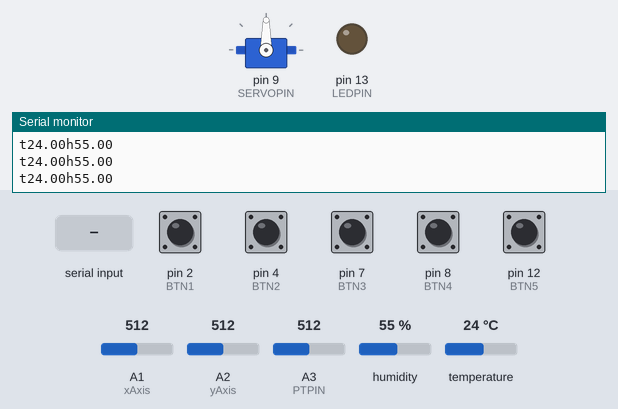
Recording of a sketch running on a simulated Arduino Uno, built with avr-gcc and run on an emulated ATmega328P. Shown: servo, output pins drawn as LEDs (lit = HIGH), the last lines printed to the serial monitor. The inputs (shaded band) are chosen by the test bench; at power-on: pin 2 (BTN1), pin 4 (BTN2), pin 7 (BTN3), pin 8 (BTN4), pin 12 (BTN5) LOW, A1 (xAxis) = 512, A2 (yAxis) = 512, A3 (PTPIN) = 512, humidity 55 %, temperature 24 °C.

Above: at 1.2 s.
1.3 s: "1" received over Serial
At 2.4 s:
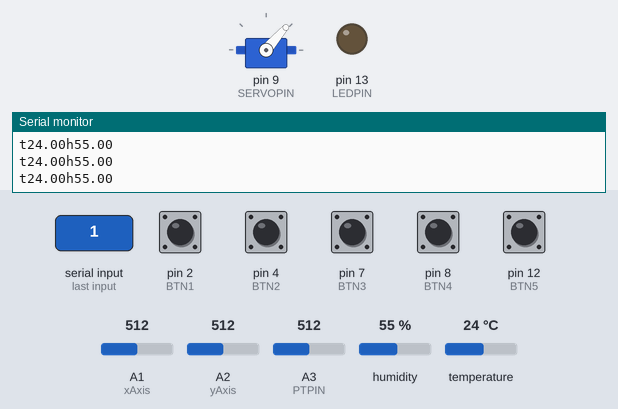
2.8 s: A1 (xAxis) set to 317
4.3 s: A1 (xAxis) set to 286
6.1 s: A2 (yAxis) set to 312
7.6 s: A2 (yAxis) set to 285
Timing chart, 0 to 10.6 s (numbered marks = the images above; inputs shaded):
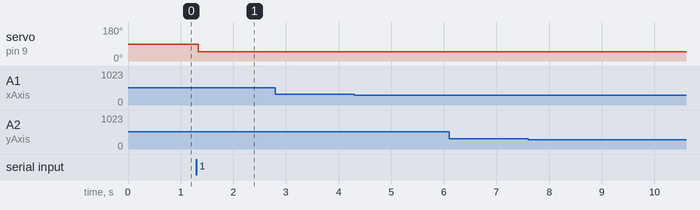

Measured:
- after the input at 1.3 s, servo on pin 9 (SERVOPIN): 90° → 49° at once

The sketch:

ski_guide_board.ino
```cpp
#include <DHT.h>
#include <DHT_U.h>
#include <Servo.h>
#include <Servo.h>
Servo myServo;
#define DHTTYPE DHT11

const int SERVOPIN = 9;
const int LEDPIN = 13;
const int BTN1 = 2;
const int BTN2 = 4;
const int BTN3 = 7;
const int BTN4 = 8;
const int BTN5 = 12;
const int xAxis = A1;
const int yAxis = A2;
const int  PTPIN= A3;
DHT dht = DHT(A0, DHTTYPE);

int angle = 0;
int scale = 0;

void setup() {
  // put your setup code here, to run once:
  Serial.begin(9600);
  dht.begin();
  pinMode(LEDPIN, OUTPUT);
  pinMode(BTN1, INPUT);
  pinMode(BTN2, INPUT);
  pinMode(BTN3, INPUT);
  pinMode(BTN4, INPUT);
  pinMode(BTN5, INPUT);
  digitalWrite(LEDPIN, LOW);
  myServo.attach(SERVOPIN);
}

void loop() {
  temperatureRead();
  buttonsRead();
  joyStickRead();
  servoMove();
  readPotentiometer();
  delay(100);
}

void readPotentiometer() {
  int value = analogRead(PTPIN);
  int temp = map(value, 0 ,1023, 0, 50);
  if (temp != scale) {
    scale = temp;
    Serial.println("s" + String(scale));
  }
}

void servoMove() {
  if (Serial.available() > 0) {
    angle = Serial.read();
    myServo.write(angle);
  }
}

void joyStickRead() {
  int xPosition = analogRead(xAxis);
  int yPosition = analogRead(yAxis);
  if (xPosition > 800 ) {
    Serial.println('r');
  } else if (xPosition < 300) {
    Serial.println('l');
  }

  if (yPosition > 800 ) {
    Serial.println('u');
  } else if (yPosition < 300) {
    Serial.println('d');
  }

}

void buttonsRead() {
  int btn1State = 0;
  btn1State = digitalRead(BTN1);
  if (btn1State == 1) {
    Serial.println("b1");
  }
  int btn2State = 0;
  btn2State = digitalRead(BTN2);
  if (btn2State == 1) {
    Serial.println("b2");
  }
  int btn3State = 0;
  btn3State = digitalRead(BTN3);
  if (btn3State == 1) {
    Serial.println("b3");
  }
  int btn4State = 0;
  btn4State = digitalRead(BTN4);
  if (btn4State == 1) {
    Serial.println("b4");
  }
  int btn5State = 0;
  btn5State = digitalRead(BTN5);
  if (btn5State == 1) {
    Serial.println("b5");
  }
}

void temperatureRead() {

  // Wait a few seconds between measurements.
  delay(100);

  // Reading temperature or humidity takes about 250 milliseconds!
  // Sensor readings may also be up to 2 seconds 'old' (its a very slow sensor)
  float humidity = dht.readHumidity();
  // Read temperature as Celsius (the default)
  float temperature = dht.readTemperature();

  // Check if any reads failed and exit early (to try again).
  if (isnan(humidity) || isnan(temperature) ) {
    //Serial.println(F("Failed to read from DHT sensor!"));
    return;
  }
  //Serial.print(F(" Humidity: "));
  //Serial.print(humidity);
  //Serial.print(F("%  Temperature: "));
  //Serial.print(temperature);
  String buf = 't' + String(temperature) + 'h' + String(humidity);
  Serial.println(buf);
}
```
